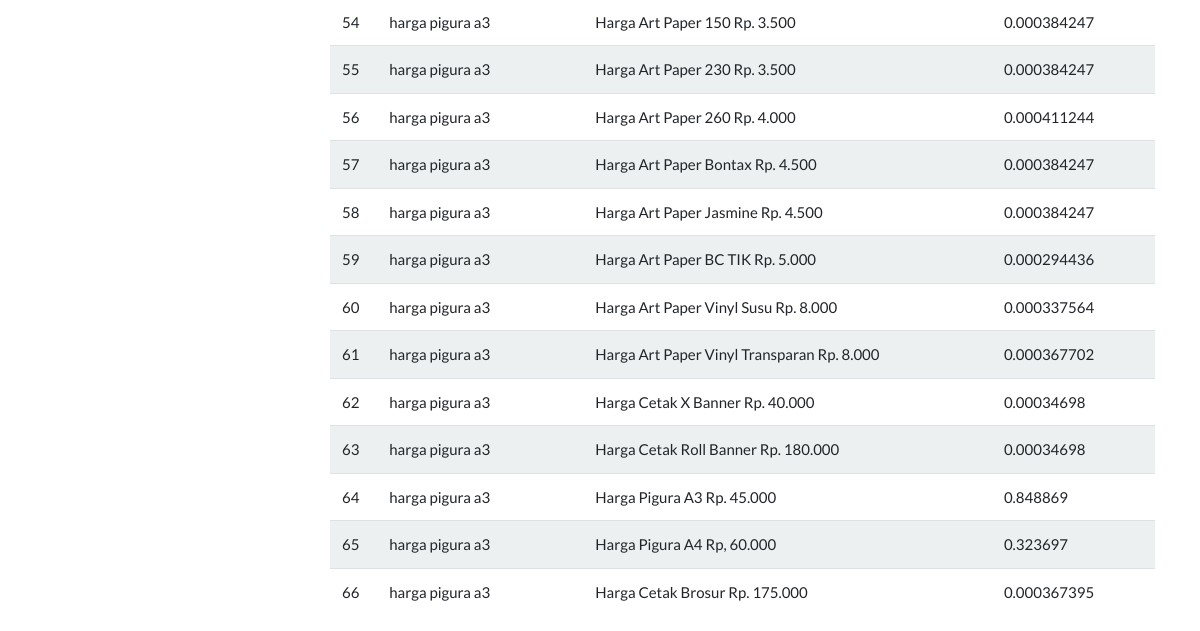
Page /admin/cache_index.php (signed in, lower part) on the earlier database version.
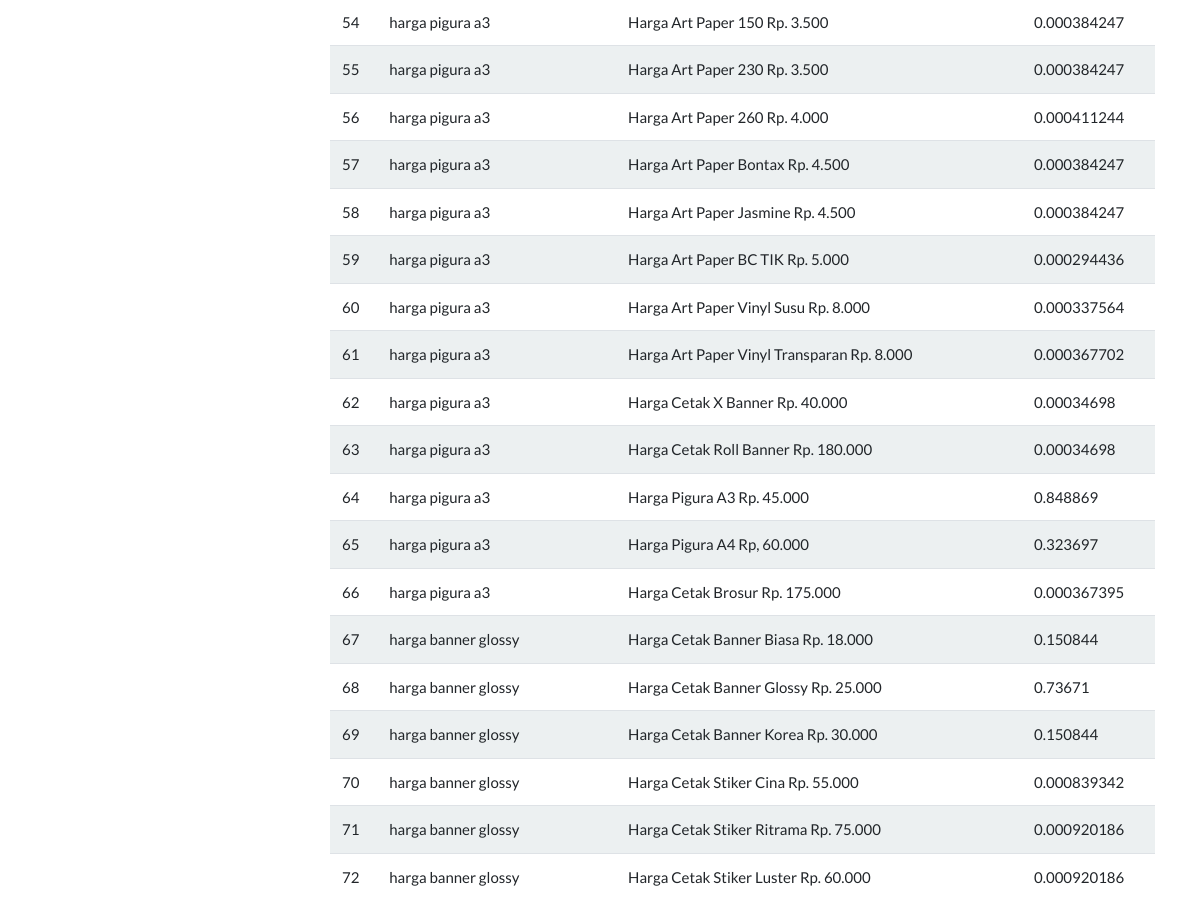
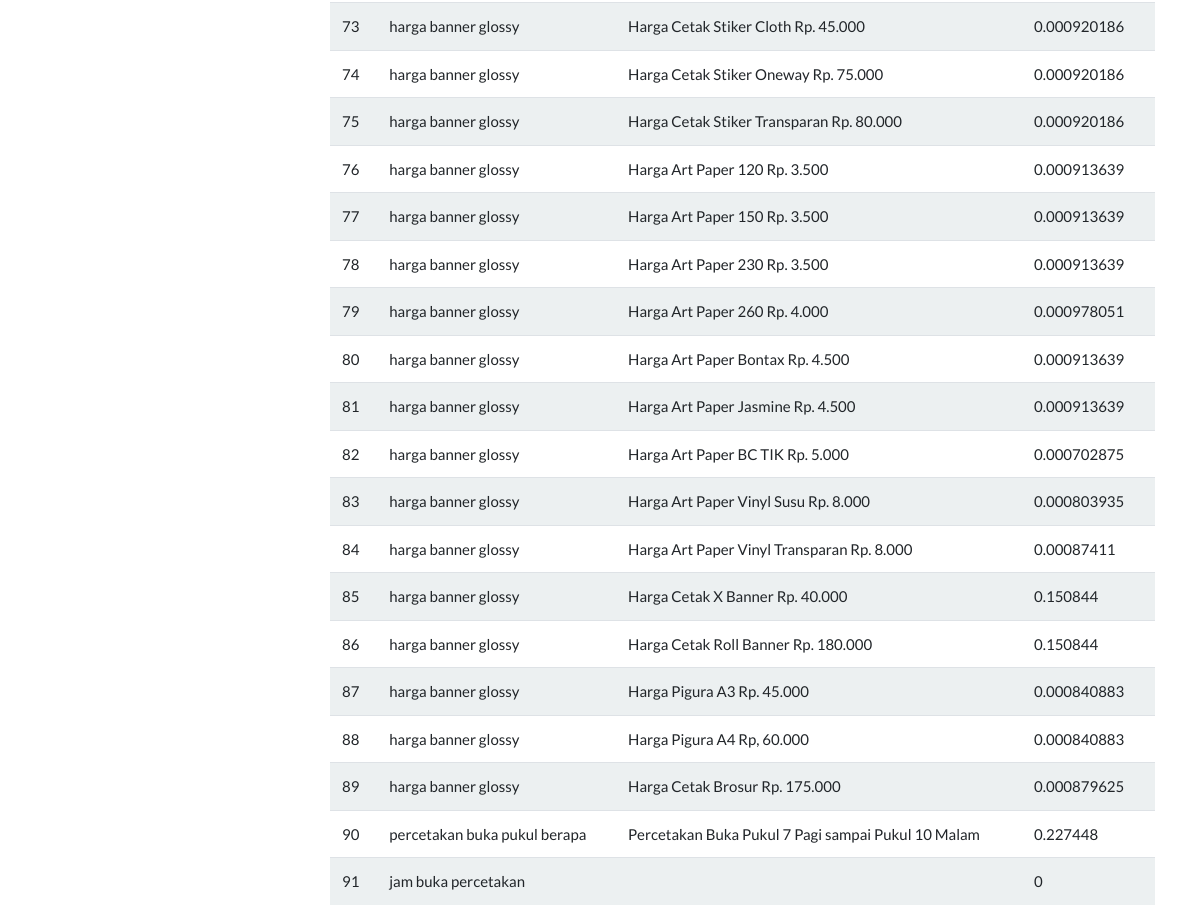
Same page on the later database version (2 pictures, top to bottom).
### tables this page shows
CREATE TABLE `tb_cache` (
  `id` int(11) NOT NULL,
  `query` varchar(255) NOT NULL,
  `doc_id` int(11) NOT NULL,
  `nilai` float NOT NULL
);

CREATE TABLE `tb_dokumen` (
  `id` int(11) NOT NULL,
  `dokumen` varchar(255) NOT NULL
);

### admin/cache_index.php (the view, shortened to what this page needs)
<?php include '../templates/admin_header.php'; ?>
<?php include '../templates/admin_sidebar.php'; ?>
<div class="col-md-9">
    <table class="table table-striped">
        <tbody>
            <?php
                include '../koneksi.php';
                $no = 1;
                $query = mysqli_query($koneksi, "SELECT c.*, d.dokumen FROM tb_cache AS C LEFT JOIN tb_dokumen AS d ON c.doc_id = d.id");
                while($result = mysqli_fetch_array($query)){
            ?>
            <tr>
                <td><?= $no++; ?></td>
                <td><?= $result['query']; ?></td>
                <td><?= $result['dokumen']; ?></td>
                <td><?= $result['nilai']; ?></td>
            </tr>
            <?php } ?>
        </tbody>
    </table>
</div>
<?php include '../templates/admin_footer.php'; ?>

Differences in the rows shown:
added tb_cache: query "harga banner glossy", tb_dokumen.dokumen "Harga Cetak Banner Biasa Rp. 18.000", nilai "0.150844"
added tb_cache: query "harga banner glossy", tb_dokumen.dokumen "Harga Cetak Banner Glossy Rp. 25.000", nilai "0.73671"
added tb_cache: query "harga banner glossy", tb_dokumen.dokumen "Harga Cetak Banner Korea Rp. 30.000", nilai "0.150844"
added tb_cache: query "harga banner glossy", tb_dokumen.dokumen "Harga Cetak Stiker Cina Rp. 55.000", nilai "0.000839342"
added tb_cache: query "harga banner glossy", tb_dokumen.dokumen "Harga Cetak Stiker Ritrama Rp. 75.000", nilai "0.000920186"
added tb_cache: query "harga banner glossy", tb_dokumen.dokumen "Harga Cetak Stiker Luster Rp. 60.000", nilai "0.000920186"
added tb_cache: query "harga banner glossy", tb_dokumen.dokumen "Harga Cetak Stiker Cloth Rp. 45.000", nilai "0.000920186"
added tb_cache: query "harga banner glossy", tb_dokumen.dokumen "Harga Cetak Stiker Oneway Rp. 75.000", nilai "0.000920186"
added tb_cache: query "harga banner glossy", tb_dokumen.dokumen "Harga Cetak Stiker Transparan Rp. 80.000", nilai "0.000920186"
added tb_cache: query "harga banner glossy", tb_dokumen.dokumen "Harga Art Paper 120 Rp. 3.500", nilai "0.000913639"
added tb_cache: query "harga banner glossy", tb_dokumen.dokumen "Harga Art Paper 150 Rp. 3.500", nilai "0.000913639"
added tb_cache: query "harga banner glossy", tb_dokumen.dokumen "Harga Art Paper 230 Rp. 3.500", nilai "0.000913639"
added tb_cache: query "harga banner glossy", tb_dokumen.dokumen "Harga Art Paper 260 Rp. 4.000", nilai "0.000978051"
added tb_cache: query "harga banner glossy", tb_dokumen.dokumen "Harga Art Paper Bontax Rp. 4.500", nilai "0.000913639"
added tb_cache: query "harga banner glossy", tb_dokumen.dokumen "Harga Art Paper Jasmine Rp. 4.500", nilai "0.000913639"
added tb_cache: query "harga banner glossy", tb_dokumen.dokumen "Harga Art Paper BC TIK Rp. 5.000", nilai "0.000702875"
added tb_cache: query "harga banner glossy", tb_dokumen.dokumen "Harga Art Paper Vinyl Susu Rp. 8.000", nilai "0.000803935"
added tb_cache: query "harga banner glossy", tb_dokumen.dokumen "Harga Art Paper Vinyl Transparan Rp. 8.000", nilai "0.00087411"
added tb_cache: query "harga banner glossy", tb_dokumen.dokumen "Harga Cetak X Banner Rp. 40.000", nilai "0.150844"
added tb_cache: query "harga banner glossy", tb_dokumen.dokumen "Harga Cetak Roll Banner Rp. 180.000", nilai "0.150844"
added tb_cache: query "harga banner glossy", tb_dokumen.dokumen "Harga Pigura A3 Rp. 45.000", nilai "0.000840883"
added tb_cache: query "harga banner glossy", tb_dokumen.dokumen "Harga Pigura A4 Rp, 60.000", nilai "0.000840883"
added tb_cache: query "harga banner glossy", tb_dokumen.dokumen "Harga Cetak Brosur Rp. 175.000", nilai "0.000879625"
added tb_cache: query "percetakan buka pukul berapa", tb_dokumen.dokumen "Percetakan Buka Pukul 7 Pagi sampai Pukul 10 Malam", nilai "0.227448"
added tb_cache: query "jam buka percetakan", nilai "0"
